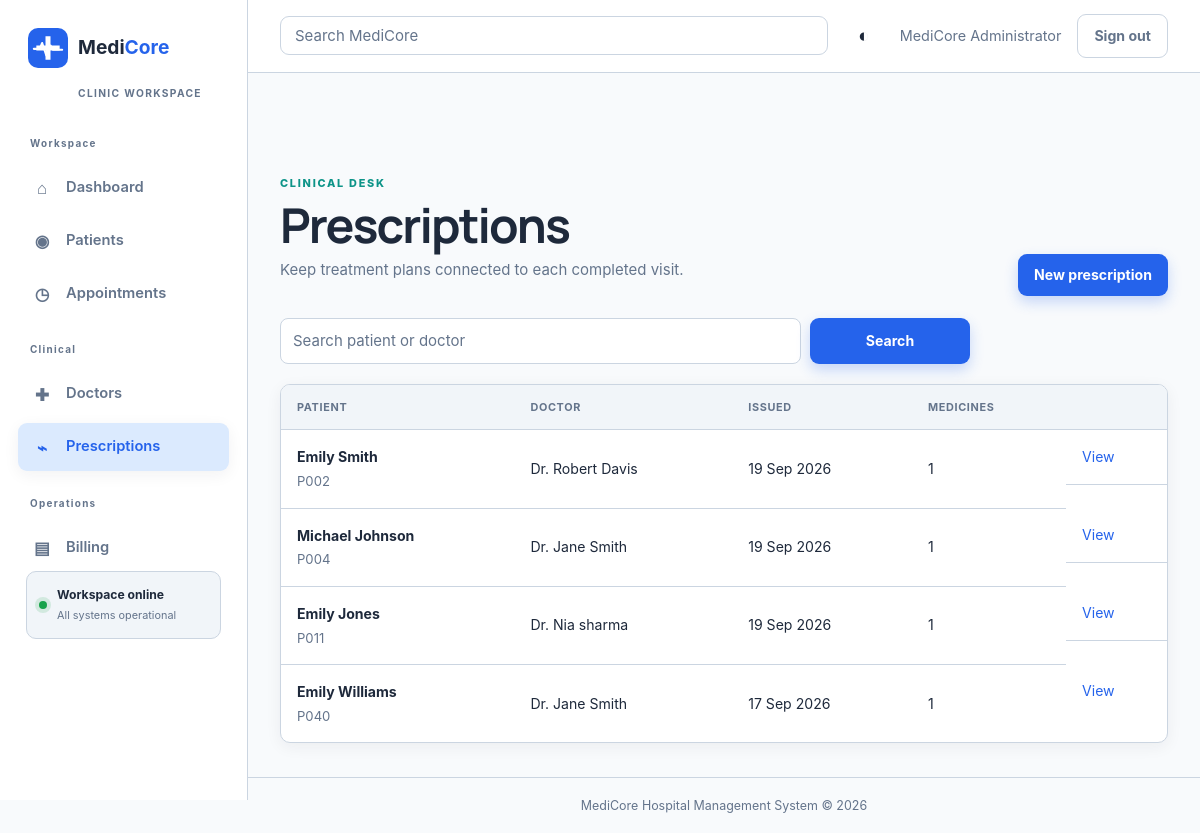
Screenshot of /prescriptions (signed in) with the database file from the repository.
### app/models.py (models this page shows, shortened)
class User(UserMixin, db.Model):
    id = db.Column(db.Integer, primary_key=True)
    full_name = db.Column(db.String(120), nullable=False)
    username = db.Column(db.String(80), unique=True, nullable=False, index=True)
    email = db.Column(db.String(120), unique=True, nullable=False, index=True)
    password_hash = db.Column(db.String(255), nullable=False)
    role = db.Column(db.String(20), nullable=False, default="receptionist")
    is_active = db.Column(db.Boolean, nullable=False, default=True)
    failed_login_count = db.Column(db.Integer, nullable=False, default=0)
    locked_until = db.Column(db.DateTime)
    last_login_at = db.Column(db.DateTime)
    created_at = db.Column(db.DateTime, nullable=False, default=datetime.utcnow)

class Prescription(db.Model):
    id = db.Column(db.Integer, primary_key=True)
    appointment_id = db.Column(db.Integer, db.ForeignKey("appointment.id"), nullable=False)
    patient_id = db.Column(db.Integer, db.ForeignKey("patient.id"), nullable=False)
    doctor_id = db.Column(db.Integer, db.ForeignKey("doctor.id"), nullable=False)
    diagnosis = db.Column(db.Text)
    advice = db.Column(db.Text)
    follow_up_date = db.Column(db.Date)
    created_at = db.Column(db.DateTime, nullable=False, default=datetime.utcnow)
    appointment = db.relationship("Appointment", backref=db.backref("prescription", uselist=False))
    patient = db.relationship("Patient", backref="prescriptions")
    doctor = db.relationship("Doctor", backref="prescriptions")
    prescription_items = db.relationship("PrescriptionItem", backref="prescription", cascade="all, delete-orphan")

class Patient(db.Model):
    id = db.Column(db.Integer, primary_key=True)
    patient_code = db.Column(db.String(20), unique=True, nullable=False, index=True)
    first_name = db.Column(db.String(80), nullable=False)
    last_name = db.Column(db.String(80), nullable=False)
    dob = db.Column(db.Date, nullable=False)
    gender = db.Column(db.String(20), nullable=False)
    blood_group = db.Column(db.String(10))
    phone = db.Column(db.String(10), nullable=False)
    email = db.Column(db.String(120))
    address = db.Column(db.Text)
    registration_date = db.Column(db.Date)
    insurance_provider = db.Column(db.String(120))
    insurance_number = db.Column(db.String(80))
    emergency_contact_name = db.Column(db.String(120))
    emergency_contact_phone = db.Column(db.String(10))
    allergies = db.Column(db.Text)
    created_at = db.Column(db.DateTime, nullable=False, default=datetime.utcnow)
    @property
    def full_name(self):
        return f"{self.first_name} {self.last_name}"

class Doctor(db.Model):
    id = db.Column(db.Integer, primary_key=True)
    user_id = db.Column(db.Integer, db.ForeignKey("user.id"), nullable=True)
    full_name = db.Column(db.String(120), nullable=False)
    specialization = db.Column(db.String(100), nullable=False)
    qualification = db.Column(db.String(120))
    phone = db.Column(db.String(10))
    email = db.Column(db.String(120))
    years_experience = db.Column(db.Integer)
    hospital_branch = db.Column(db.String(120))
    consultation_fee = db.Column(db.Numeric(10, 2), nullable=False, default=Decimal("0.00"))
    available_days = db.Column(db.String(40), default="Mon,Tue,Wed,Thu,Fri")
    available_from = db.Column(db.Time)
    available_to = db.Column(db.Time)
    status = db.Column(db.String(20), nullable=False, default="active")
    photo_url = db.Column(db.String(500))
    bio = db.Column(db.Text)
    user = db.relationship("User", backref="doctor_profile")

### app/routes/prescriptions.py (the view)
@prescriptions_bp.route("")
@permission_required("prescriptions.read")
def list_prescriptions():
    query = Prescription.query.join(Patient).join(Doctor)
    search = request.args.get("q", "").strip()
    if search:
        term = f"%{search}%"
        query = query.filter(
            or_(Patient.first_name.ilike(term), Patient.last_name.ilike(term), Patient.patient_code.ilike(term), Doctor.full_name.ilike(term))
        )
    if current_user.role == "doctor":
        doctor = doctor_for_user()
        query = query.filter(Prescription.doctor_id == doctor.id if doctor else False)
    prescriptions = query.order_by(Prescription.created_at.desc()).all()
    return render_template("prescriptions/list.html", prescriptions=prescriptions, query=search)

### app/__init__.py (called while the page is built)
@login_manager.user_loader
def load_user(user_id):
    from app.models import User
    return db.session.get(User, int(user_id))

### app/security/permissions.py (called while the page is built)
def has_permission(permission):
    return current_user.is_authenticated and permission in ROLE_PERMISSIONS.get(current_user.role, set())

def permission_required(permission):
    def decorator(view):
        @wraps(view)
        @login_required
        def wrapped(*args, **kwargs):
            if not has_permission(permission):
                abort(403)
            return view(*args, **kwargs)
        return wrapped
    return decorator

### app/templates/prescriptions/list.html (shortened to what this page needs)
{% extends 'base.html' %}
{% block content %}
<div class="page-heading"><div><p class="eyebrow">Clinical desk</p><h1>Prescriptions</h1><p class="muted">Keep treatment plans connected to each completed visit.</p></div>{% if current_user.role in ['admin', 'doctor'] %}<a class="button button-primary" href="{{ url_for('prescriptions.new_prescription') }}">New prescription</a>{% endif %}</div>
<form class="filter-bar prescription-filter" method="get"><input class="text-input" name="q" value="{{ query }}" placeholder="Search patient or doctor" aria-label="Search patient or doctor"><button class="button button-primary" type="submit">Search</button></form>
{% if prescriptions %}<div class="table-wrap"><table class="data-table"><thead><tr><th>Patient</th><th>Doctor</th><th>Issued</th><th>Medicines</th><th></th></tr></thead><tbody>{% for prescription in prescriptions %}<tr><td data-label="Patient"><strong>{{ prescription.patient.full_name }}</strong><span class="muted">{{ prescription.patient.patient_code }}</span></td><td data-label="Doctor">{{ prescription.doctor.full_name }}</td><td data-label="Issued">{{ prescription.created_at.strftime('%d %b %Y') }}</td><td data-label="Medicines">{{ prescription.prescription_items|length }}</td><td class="row-actions"><a href="{{ url_for('prescriptions.detail', prescription_id=prescription.id) }}">View</a></td></tr>{% endfor %}</tbody></table></div>{% endif %}
{% endblock %}

### app/templates/partials/_user_menu.html
{% if current_user.is_authenticated %}
  <span class="user-greeting">{{ current_user.full_name }}</span>
  <form method="post" action="{{ url_for('auth.logout') }}"><input type="hidden" name="csrf_token" value="{{ csrf_token() }}"><button class="button button-quiet" type="submit">Sign out</button></form>
{% endif %}

### rows the page displays
User: full_name "MediCore Administrator"
Prescription: patient.full_name "Emily Smith", patient.patient_code "P002", doctor.full_name "Dr. Robert Davis", created_at "19 Sep 2026", prescription_items|length "1"
Prescription: patient.full_name "Michael Johnson", patient.patient_code "P004", doctor.full_name "Dr. Jane Smith", created_at "19 Sep 2026", prescription_items|length "1"
Prescription: patient.full_name "Emily Jones", patient.patient_code "P011", doctor.full_name "Dr. Nia sharma", created_at "19 Sep 2026", prescription_items|length "1"
Prescription: patient.full_name "Emily Williams", patient.patient_code "P040", doctor.full_name "Dr. Jane Smith", created_at "17 Sep 2026", prescription_items|length "1"

### other values shown
{{ APP_NAME }} "MediCore"
